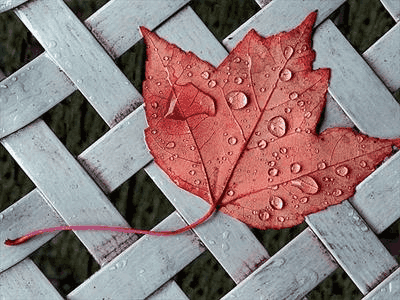
#> input picture A1/Q1/leaf85.png, 400 x 300 px
$ jupyter execute --allow-errors Q1.ipynb   (shell and % lines are left out)
#> lines starting #> are read from the running program, lines starting #| are printed output that depends on the picture
[cell 1]
# importing necessary libraries
import cv2
import numpy as np

Part 1(equation 3)

[cell 2]
# used leaf85 as mentioned in question(produced using kmap)(used the code provided in lecture)
im = cv2.imread('leaf85.png')  # reading the image
#> im is the input picture: shape (300, 400, 3); mean B, G, R 121.3, 121.6, 142.5
orginal_shape=im.shape  # store the shape of original image
#> orginal_shape = (300, 400, 3)

[cell 3]
u_color,cnts=np.unique(im.reshape(-1, orginal_shape[2]), axis=0,return_counts=True)  # finding all the distinct colours and the counts of them
#> u_color = 85 rows, first 8: [3, 5, 7], [6, 6, 76], [10, 18, 19], [16, 31, 29], [22, 21, 114], [23, 25, 24], [23, 37, 36], [29, 24, 41]; cnts = 85 values, max 3064 at index 0, min 258 at index 65, mean 1411.8

[cell 4]
# function to find the distance between two colour
def dis(c1, c2):
  d= (c1[0]-c2[0])**2 + (c1[1]-c2[1])**2 + (c1[2]-c2[2])**2
  return d

[cell 5]
freq=cnts/np.sum(cnts)  # normalising the frequencies as mentioned in equation
#> freq = 85 values, max 0.0255 at index 0, min 0.00215 at index 65, mean 0.0118
saliency=[]  # creaating list that will store the final saliency values
for dis_clr in u_color:  # for each distinct colour
  d=[]
  for v in u_color:  # finding the distance between that colour and all other colour and storing it as array
    d.append(dis(v,dis_clr))
  d=np.array(d)
  saliency.append(np.sum(d*freq))    ## equation 3
#> this loop made 85 passes
#> dis_clr on passes 10 to 21: [30, 40, 33], [36, 31, 84], [36, 50, 47], [40, 42, 39], [41, 39, 137], [45, 59, 57], [54, 52, 53], [54, 52, 179], [60, 62, 148], [67, 66, 74], [72, 74, 175], [77, 82, 159]
#> (dis_clr, d) on passes 1 to 6: ([3, 5, 7], 176241), ([6, 6, 76], 146474), ([10, 18, 19], 161137), ([16, 31, 29], 148076), ([22, 21, 114], 120609), ([23, 25, 24], 149666)

print(saliency)
#> (printed output is left out)

[cell 6]
# the saliency values got are not in range of 0-255, bringing it to the required range
saliency=np.array(saliency)
ma=max(saliency)
mi=min(saliency)
saliency = 255*(saliency-mi)/(ma-mi)
print(saliency.shape)
#| (85,)

[cell 7]
# Now creating an image, with the saliency value for the given RGB value
new_shape=im.reshape(-1, orginal_shape[2])

sal= np.zeros_like(new_shape)
sal=np.sum(sal,axis=1)  # summing it for axis 1, so that [0,0,0] becomes 0 only. leaving image with single channel

for i in range(len(saliency)):  # for every saliency value, go through every pixel and check the colour value, store the saliency value for it in new sal
  [c1, c2 ,c3]=u_color[i]
  s=saliency[i]
  for j in range(len(sal)):
    [p1,p2,p3]=new_shape[j]
    if(c1==p1 and c2==p2 and c3==p3):  # check if the colour of pixel matches
      sal[j]=s
#> this loop made 85 passes

[cell 8]
final_sal=sal.reshape(orginal_shape[0],orginal_shape[1])  # making to the required original image size
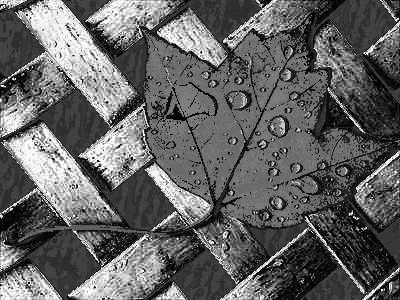
#> final_sal: shape (300, 400) uint64; min 0, max 255, mean 98.7

[cell 9]
cv2.imwrite('output1Q1.png',final_sal) # saving the image as required
#> Out = True

Part 2(equation 5)

[cell 10]
# unzip the given zip, make few changes to get the seg_tree from the BigTree.jpg

[cell 11]
# change path to image in file main.py at line 102
# make changes to save the segmented image
# cv2.imwrite('seg_tree.png',segmented_image)
# run the code

[cell 12]
im = cv2.imread('BigTree.jpg')
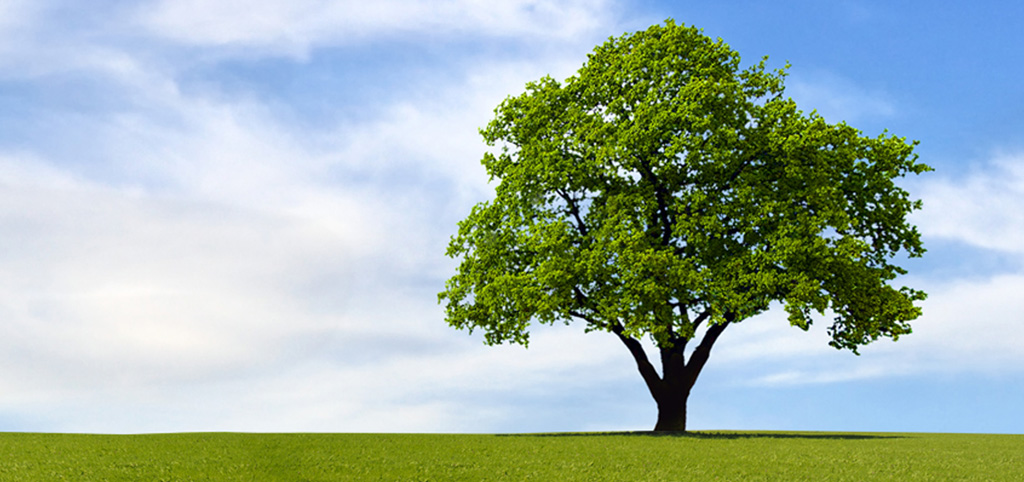
#> input picture A1/Q1/BigTree.jpg, 1024 x 482 px
#> im is the input picture: shape (482, 1024, 3); mean B, G, R 170.8, 180.2, 160.8
im_seg= cv2.imread('seg_tree.png')
orginal_shape=im.shape
#> (the rest of this cell did not finish here and is left out)
